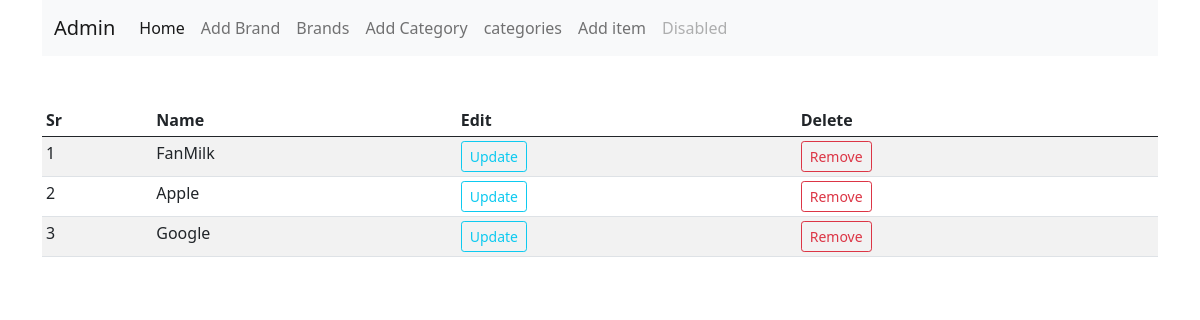
The app's page /brands (signed in) with its own data.
### shop_app/items/models.py (models this page shows, shortened)
class Brand(db.Model):
    id = db.Column(db.Integer, primary_key=True)
    name = db.Column(db.String(30), nullable=False, unique=True)

### shop_app/admin/routes.py (the view)
@app.route('/brands')
def brands():
    if 'email' not in session:
        flash('Please proceed to login page', 'danger')
        return redirect(url_for('login'))
    brands = Brand.query.order_by(Brand.id.desc()).all()
    return render_template('admin/brand.html', title ='Brand', brands=brands)

### shop_app/templates/admin/brand.html (shortened to what this page needs)
{% extends 'base2.html' %}
{% block body %}
<div class="container">
  <nav class="navbar navbar-expand-lg navbar-light bg-light">
      <div class="container-fluid">
        <a class="navbar-brand" href="/admin">Admin</a>
        <div class="collapse navbar-collapse" id="navbarNavAltMarkup">
          <div class="navbar-nav">
            <a class="nav-link active" aria-current="page" href="/admin">Home</a>
            <a class="nav-link" href="/addNewbrand">Add Brand</a>
            <a class="nav-link" href="/brands">Brands</a>
            <a class="nav-link" href="/addcategory">Add Category</a>
            <a class="nav-link" href="/category">categories</a>
            <a class="nav-link" href="/vehiclePart">Add item</a>
            <a class="nav-link disabled" href="#" tabindex="-1" aria-disabled="true">Disabled</a>
          </div>
        </div>
      </div>
    </nav>
</div>
<div class="container mt-5">
    <table class="table table-sm table-condensed table-striped table-hover">
        <thead>
            <th>Sr</th>
            <th>Name</th>
            <th>Edit</th>
            <th>Delete</th>
        </thead>
        <tbody>
            {% if brands %}
            {% for brand in brands %}
            <tr>
                <td>{{loop.index}}</td>
                <td>{{brand.name}}</td>
                <td> <a href="{{url_for('updatebrand', id = brand.id)}}" class="btn btn-sm btn-outline-info" >Update</a></td>
                <td>
                   <button type="button" class="btn btn-sm btn-outline-danger" data-bs-toggle="modal" data-bs-target="#staticBackdrop-{{brand.id}}">
                    Remove
                  </button>
                  </td>
            </tr>
            {% endfor %}
            {% endif %}
        </tbody>
    </table>
</div>
{% endblock %}

### records on screen
Brand: name "FanMilk"
Brand: name "Apple"
Brand: name "Google"
